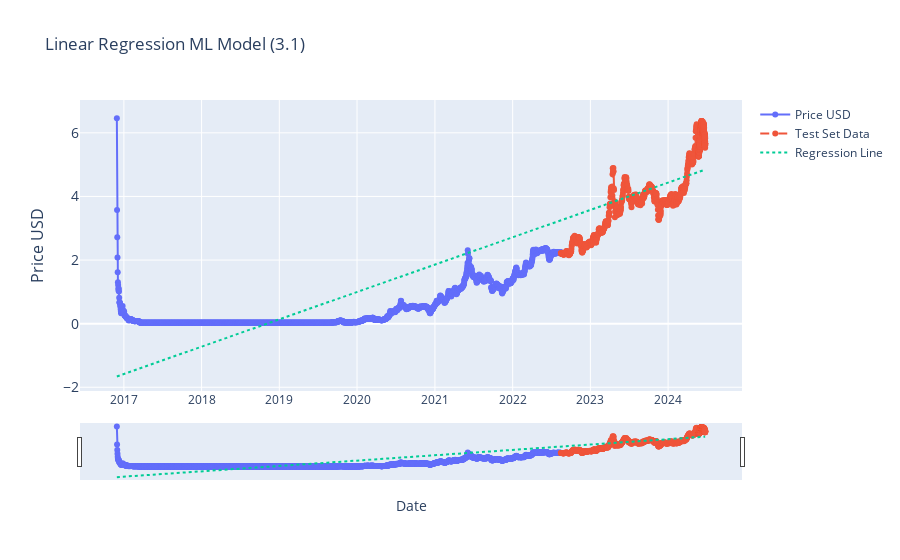

Notebook code cell kept with this figure:
### Markdown cell above
### Regression modelling

### Code cell
# Linear Regression (3.1)

from sklearn.linear_model import LinearRegression
from sklearn.model_selection import train_test_split
import plotly.graph_objects as go
import pandas as pd
from ipywidgets import interact, DatePicker
import numpy as np

current_item['date_ordinal'] = current_item.index.map(pd.Timestamp.toordinal)
X = current_item['date_ordinal'].values.reshape(-1, 1)
y = current_item['price_usd'].values


# train test split (first 80% train, last 20% test)
split_point = int(len(X) * 0.60)  
X_train, X_test = X[:split_point], X[split_point:]
y_train, y_test = y[:split_point], y[split_point:]


# intialize the model (like initialising a variable)
model_lr = LinearRegression()
model_lr.fit(X, y)

# make predictions
y_pred = model_lr.predict(X)


def update_graph(start_date, end_date):
    # Filtering the data based on the date range
    mask = (df.index >= pd.to_datetime(start_date)) & (df.index <= pd.to_datetime(end_date))
    filtered_data = df.loc[mask]
    filtered_pred = y_pred[mask]

    # Creating the plot
    fig = go.Figure()
    fig.add_trace(go.Scatter(x=filtered_data.index[:split_point], y=filtered_data['price_usd'], mode='lines+markers', name='Price USD'))

     # Add the test set prices
    fig.add_trace(go.Scatter(x=filtered_data.index[split_point:], y=y_test, mode='lines+markers', name='Test Set Data', line=dict(dash='dash')))


    # Add the predicted prices
    fig.add_trace(go.Scatter(x=filtered_data.index, y=filtered_pred, mode='lines', name='Regression Line', line=dict(dash='dot')))

    # Formatting
    fig.update_layout(
        title='Linear Regression ML Model (3.1)',
        xaxis_title='Date',
        yaxis_title='Price USD',
        yaxis=dict(
            title='Price USD',
            titlefont_size=16,
            tickfont_size=14,
        ),
        xaxis=dict(  # Added lines for range slider
            rangeslider=dict(
                visible=True
            ),
            type="date"
        ),
        showlegend=True

        )

    fig.show()


# Creating interactive widgets for date selection
start_date_picker = DatePicker(description='Start Date', value=current_item.index[0], disabled=False)
end_date_picker = DatePicker(description='End Date', value=current_item.index[-1], disabled=False)

# Display the interactive widget
interact(update_graph, start_date=start_date_picker, end_date=end_date_picker)

### Figure 1 — Plotly figure (JSON) as saved in the notebook; plotly's stock layout.template omitted (floating-point values rounded to 4 significant figures; data arrays with more than 128 entries replaced by an {"elided": "..."} marker saying what was removed)
{"data": [{"mode": "lines+markers", "name": "Price USD", "type": "scatter", "x": {"elided": "2085 str values"}, "y": {"elided": "3475 float values"}}, {"line": {"dash": "dash"}, "mode": "lines+markers", "name": "Test Set Data", "type": "scatter", "x": {"elided": "1390 str values"}, "y": {"elided": "1390 float values"}}, {"line": {"dash": "dot"}, "mode": "lines", "name": "Regression Line", "type": "scatter", "x": {"elided": "3475 str values"}, "y": {"elided": "3475 float values"}}], "layout": {"showlegend": true, "title": {"text": "Linear Regression ML Model (3.1)"}, "xaxis": {"rangeslider": {"visible": true}, "title": {"text": "Date"}, "type": "date"}, "yaxis": {"tickfont": {"size": 14}, "title": {"font": {"size": 16}, "text": "Price USD"}}}}
